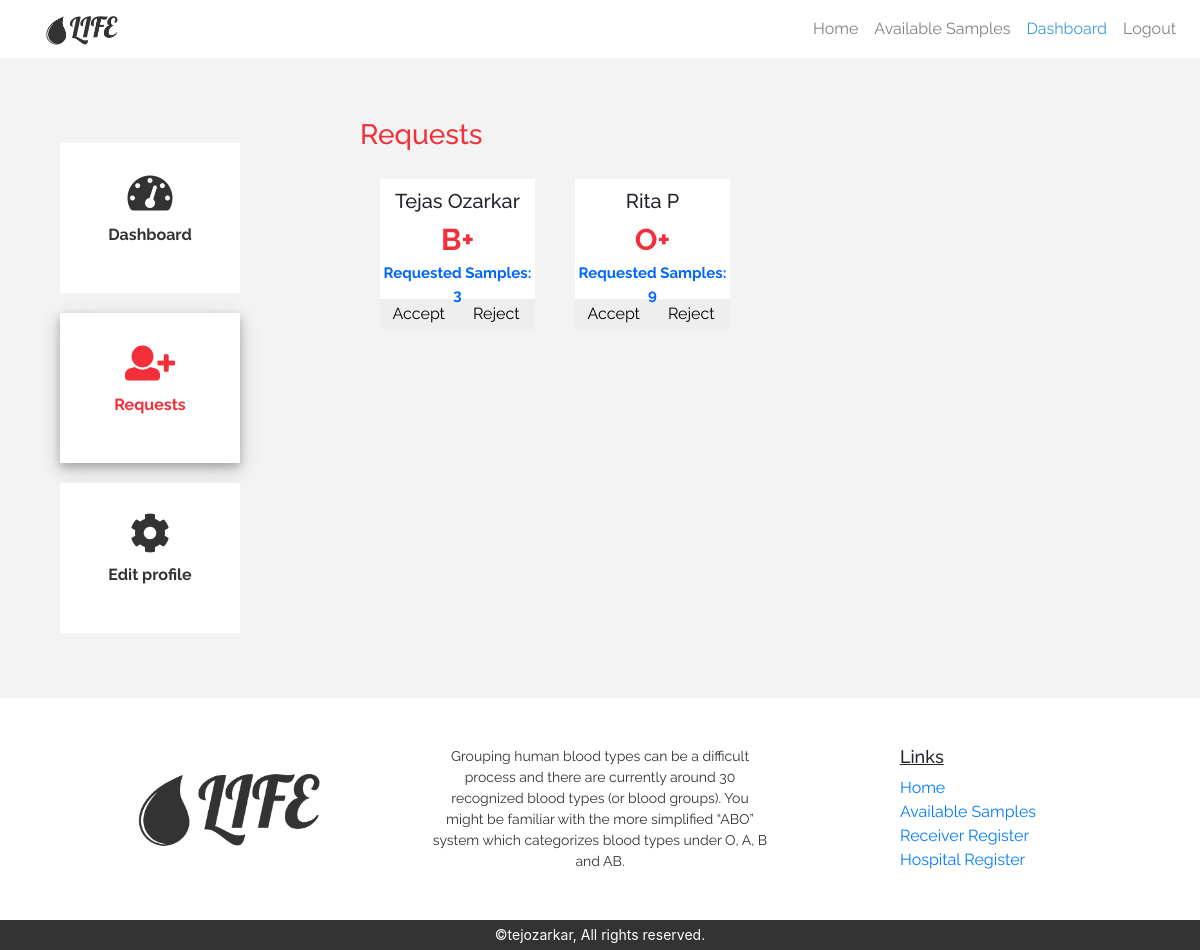
Page /hospital/requests.php (signed in) on the committed database.
### tables this page shows
CREATE TABLE `requests` (
  `id` int(11) NOT NULL,
  `hospital_blood_id` int(11) NOT NULL,
  `receiver_id` int(11) NOT NULL,
  `no_of_samples` int(11) NOT NULL,
  `status` varchar(10) NOT NULL DEFAULT 'pending',
  `created_at` timestamp NOT NULL DEFAULT CURRENT_TIMESTAMP,
  `updated_at` timestamp NOT NULL DEFAULT CURRENT_TIMESTAMP ON UPDATE CURRENT_TIMESTAMP
);

CREATE TABLE `receivers` (
  `id` int(11) NOT NULL,
  `first_name` varchar(20) NOT NULL,
  `last_name` varchar(20) NOT NULL,
  `address_line_1` varchar(255) NOT NULL,
  `address_line_2` varchar(255) NOT NULL,
  `city` varchar(20) NOT NULL,
  `state` varchar(20) NOT NULL,
  `pincode` int(11) NOT NULL,
  `contact_no` int(11) NOT NULL,
  `email` varchar(30) NOT NULL,
  `password` varchar(50) NOT NULL,
  `gender` varchar(8) NOT NULL,
  `blood_group` varchar(5) NOT NULL,
  `created_at` timestamp NOT NULL DEFAULT CURRENT_TIMESTAMP,
  `modified_at` timestamp NOT NULL DEFAULT CURRENT_TIMESTAMP ON UPDATE CURRENT_TIMESTAMP
);

CREATE TABLE `blood_groups` (
  `id` int(11) NOT NULL,
  `blood_type` varchar(5) NOT NULL,
  `created_at` timestamp NOT NULL DEFAULT CURRENT_TIMESTAMP,
  `updated_at` timestamp NOT NULL DEFAULT CURRENT_TIMESTAMP ON UPDATE CURRENT_TIMESTAMP
);

### hospital/requests.php (the view, shortened to what this page needs)
<?php
    include "../components/header.php";
    include "../config/dbconnect.php";
    if ($_SESSION['id']!=null&&$_SESSION['user-type']=="hospital") {
        $user_id = $_SESSION['id'];?>
        <div class="dashboard-main row">
        <div class="col-md-3">
                <div class="controls">
                    <a href="./dashboard.php">
                        <div class="control-box">
                            <i class="fas fa-tachometer-alt"></i>
                            <p>Dashboard</p>
                        </div>
                    </a>
                    <a href="./requests.php">
                        <div class="control-box control-active">
                        <i class="fas fa-user-plus"></i>
                            <p>Requests</p>
                        </div>
                    </a>
                    <a href="./edit.php">
                        <div class="control-box">
                        <i class="fas fa-cog"></i>
                            <p>Edit profile</p>
                        </div>
                    </a>
                </div>
            </div>
            <div class="col-md-9">
                <h3 class="header-text">Requests</h3>
                <div class="row">
                    <?php
                    $sql = "SELECT hospital_blood.id as hb_id, requests.id,requests.no_of_samples,receivers.first_name,receivers.last_name,blood_groups.blood_type
                    FROM requests,receivers,hospital_blood,hospitals,blood_groups
                    WHERE requests.hospital_blood_id=hospital_blood.id
                    AND requests.receiver_id=receivers.id
                    AND hospital_blood.blood_id=blood_groups.id
                    AND hospital_blood.hospital_id=$user_id
                    AND hospitals.id=$user_id
                    AND requests.status='pending'";
                    $result = mysqli_query($con, $sql);
                    if (mysqli_num_rows($result) > 0) {
                        while ($row = mysqli_fetch_assoc($result)) {
                            extract($row); ?>
                            <div class="col-md-3">
                                <div class="request-card">
                                    <h3><?php echo $first_name ?>
                                    <?php echo $last_name ?> </h3>
                                    <div class="request-card-left"><p><?php echo $blood_type ?></p></div>
                                    <div class="request-card-right"><p class="samples">Requested Samples: <?php echo $no_of_samples ?></p></div>
                                    <div class="request-buttons">
                                        <button class="btn-accept" onclick="changeStatus('<?php echo $id ?>','accept','<?php echo $hb_id; ?>','<?php echo $no_of_samples; ?>')">Accept</button>
                                        <button class="btn-reject" onclick="changeStatus('<?php echo $id ?>','reject','<?php echo $hb_id; ?>','<?php echo $no_of_samples; ?>')">Reject</button>
                                    </div>
                                </div>
                            </div>
                    <?php
                        }
                    } else {
                        echo "No requests yet";
                    } ?>
                </div>
            </div>
        </div>
        <?php include "../components/scripts.php"; ?>
        <?php
    }
    include "../components/footer.php";
?>

### css/styles.css (style rules this page uses)
.footer .col-sm-4, .copyright, .content-side .content-side-filter, .login-side .login-side-filter, .statistics .card-statistics .col-md-8, .statistics .card-statistics .col-md-4, .registration-background .registration-content, .registration-background .registration-content .registration-box .registration-header, .availability-main .filter-main .filter-box .filter-header, .availability-main .list .list-card .blood-detail, .availability-main .list .list-card .request-box a, .dashboard-main .col-md-3 .controls a .control-box, .dashboard-main .col-md-3 .controls-receiver a .control-box, .dashboard-main .col-md-9 .dashboard-content .blood-availability .card-availability .card-blood-group, .dashboard-main .col-md-9 .request-card .request-card-left, .dashboard-main .col-md-9 .request-card .request-card-right, .dashboard-main .col-md-9 .receiver-request-card .status { display: flex; flex-direction: column; align-items: center; justify-content: center; }
* { margin: 0; padding: 0; }
.row { margin: 0; padding: 0; }
.dashboard-main { margin: 0; padding: 0; background: rgba(255, 255, 255, 0.555); }
.dashboard-main .col-md-3 { padding: 20px; }
.dashboard-main .col-md-3 .controls, .dashboard-main .col-md-3 .controls-receiver { width: 100%; }
.dashboard-main .col-md-3 .controls a, .dashboard-main .col-md-3 .controls-receiver a { text-decoration: none; color: #333; }
.dashboard-main .col-md-3 .controls a .control-box, .dashboard-main .col-md-3 .controls-receiver a .control-box { margin-top: 20px; height: 150px; background: #333; background: white; }
.dashboard-main .col-md-3 .controls a .control-box p, .dashboard-main .col-md-3 .controls-receiver a .control-box p { margin-top: 10px; font-weight: bold; }
.dashboard-main .col-md-3 .controls a .control-box i, .dashboard-main .col-md-3 .controls-receiver a .control-box i { font-size: 40px; }
.dashboard-main .col-md-9 { padding: 60px; }
.dashboard-main .col-md-9 .header-text { color: #f32f39; }
.dashboard-main .col-md-9 .request-card { background: white; overflow: hidden; text-align: center; margin-bottom: 20px; height: 150px; }
.dashboard-main .col-md-9 .request-card h3 { font-size: 20px; height: 20%; margin: 0; padding-top: 10px; }
.dashboard-main .col-md-9 .request-card .request-card-left { height: 40%; width: 100%; color: #f32f39; font-weight: bold; font-size: 30px; }
.dashboard-main .col-md-9 .request-card .request-card-left p { margin: 0; }
.dashboard-main .col-md-9 .request-card .request-card-right { height: 20%; width: 100%; color: #0066ff; font-weight: bold; font-size: 15px; }
.dashboard-main .col-md-9 .request-card .request-card-right p { margin: 0; }
.dashboard-main .col-md-9 .request-card .request-buttons { height: 20%; width: 100%; }
.dashboard-main .col-md-9 .request-card .request-buttons button { width: 50%; float: left; border: 3px solid #eee; background: #eee; color: black; cursor: pointer; }
.control-active { box-shadow: 0 4px 8px 0 rgba(0, 0, 0, 0.2), 0 6px 20px 0 rgba(0, 0, 0, 0.19); color: #f32f39; }
@media (min-width: 767.98px) { .controls, .controls-receiver { height: 600px; display: flex; flex-direction: column; align-items: center; justify-content: center; } }
@media (min-width: 767.98px) { .controls a .control-box, .controls-receiver a .control-box { width: 180px; } }

### rows in the picture
requests: receiver.first_name "Tejas", receiver.last_name "Ozarkar", blood_groups.blood_type "B+", no_of_samples "3"
requests: receiver.first_name "Rita", receiver.last_name "P", blood_groups.blood_type "O+", no_of_samples "9"
